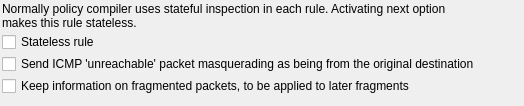
         <widget class="QWidget" name="tab7" >
          <attribute name="title" >
           <string>General</string>
          </attribute>
          <layout class="QGridLayout" >
           <property name="leftMargin" >
            <number>2</number>
           </property>
           <property name="topMargin" >
            <number>2</number>
           </property>
           <property name="rightMargin" >
            <number>2</number>
           </property>
           <property name="bottomMargin" >
            <number>2</number>
           </property>
           <property name="horizontalSpacing" >
            <number>2</number>
           </property>
           <property name="verticalSpacing" >
            <number>2</number>
           </property>
           <item row="4" column="0" >
            <spacer>
             <property name="orientation" >
              <enum>Qt::Vertical</enum>
             </property>
             <property name="sizeType" >
              <enum>QSizePolicy::Expanding</enum>
             </property>
             <property name="sizeHint" >
              <size>
               <width>20</width>
               <height>8</height>
              </size>
             </property>
            </spacer>
           </item>
           <item row="0" column="0" >
            <widget class="QLabel" name="textLabel7_2" >
             <property name="text" >
              <string>Normally policy compiler uses stateful inspection in each rule. Activating next option makes this rule stateless.</string>
             </property>
             <property name="alignment" >
              <set>Qt::AlignVCenter</set>
             </property>
             <property name="wordWrap" >
              <bool>true</bool>
             </property>
            </widget>
           </item>
           <item row="0" column="1" >
            <spacer>
             <property name="orientation" >
              <enum>Qt::Horizontal</enum>
             </property>
             <property name="sizeType" >
              <enum>QSizePolicy::Expanding</enum>
             </property>
             <property name="sizeHint" >
              <size>
               <width>40</width>
               <height>20</height>
              </size>
             </property>
            </spacer>
           </item>
           <item row="1" column="0" >
            <widget class="QCheckBox" name="ipf_stateless" >
             <property name="text" >
              <string>Stateless rule</string>
             </property>
            </widget>
           </item>
           <item row="2" column="0" >
            <widget class="QCheckBox" name="ipf_masq_icmp" >
             <property name="text" >
              <string>Send ICMP 'unreachable' packet masquerading as being from the original destination</string>
             </property>
            </widget>
           </item>
           <item row="3" column="0" colspan="2" >
            <widget class="QCheckBox" name="ipf_keep_frags" >
             <property name="text" >
              <string>Keep information on fragmented packets, to be applied to later fragments</string>
             </property>
            </widget>
           </item>
          </layout>
         </widget>
